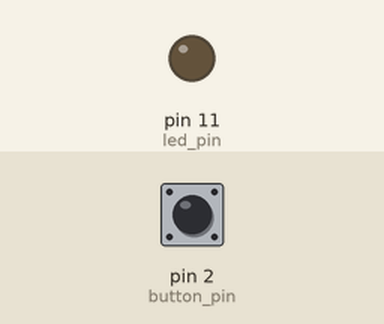
A sketch run on a simulated Arduino Uno, built with avr-gcc and run on an emulated ATmega328P. Shown: output pins drawn as LEDs (lit = HIGH). Inputs (shaded band) come from the test bench; at power-on: pin 2 (button_pin) HIGH.

Above: at 1.2 s.
1.3 s: pin 2 (button_pin) pulled LOW for 0.15 s
At 1.37 s:
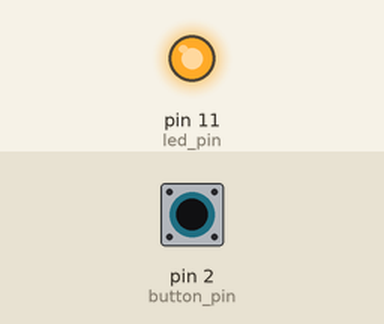
2.9 s: pin 2 (button_pin) pulled LOW for 3.2 s
At 6.6 s:
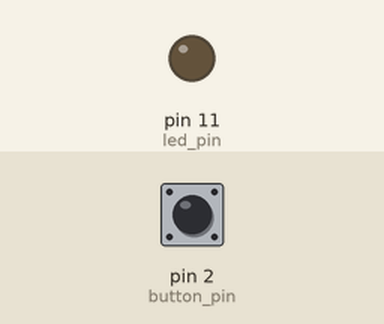
Timing chart, 0 to 8.1 s (numbered marks = the images above; inputs shaded):
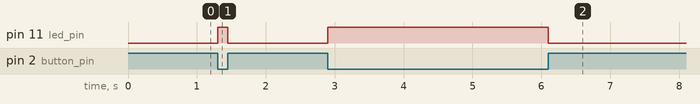

Measured:
- after the input at 1.3 s, pin 11 (led_pin): LOW → HIGH at once, → LOW 0.15 s later
- after the input at 2.9 s, pin 11 (led_pin): LOW → HIGH at once, → LOW 3.2 s later

The sketch:

button_hold.ino
```cpp
/*-----------------------------------------------------------------------
  Author: DSC MBM
  Platforms: Arduino Uno R3
  File: button_hold.ino
  ------------------------------------------------------------------------
  Description:
  We set up a push button and LED so that when the button is pushed the
  LED tuns on for as long as the button remains depressed.
  ------------------------------------------------------------------------

------------------------------------------------------------------------*/

// Initialize 2 variables for the pins we'll be using later
int led_pin = 11;
int button_pin = 2;

// Initialize variable that will hold the push button state
int button_state = LOW;

void setup()
{
  // Initialize the LED pin as an output:
  pinMode(led_pin, OUTPUT);
  // Initialize the pushbutton pin as an input that is internally pulled up
  // to 5V using the built-in 20~50K resistors (ATmega328p on the Arduino Uno)
  pinMode(button_pin, INPUT_PULLUP);
}

void loop()
{
  // Read the state of the pushbutton value:
  button_state = digitalRead(button_pin); // pulled up to 5V by default

  // Check if the push button is pressed. If it is, the button state is
  // LOW because the button is connected to ground:
  if (button_state == LOW)
  {
    // Turn LED on:
    digitalWrite(led_pin, HIGH);
  }
  // otherwise (i.e., if button_state is HIGH)
  else
  {
    // Turn LED off:
    digitalWrite(led_pin, LOW);
  }
}
```
